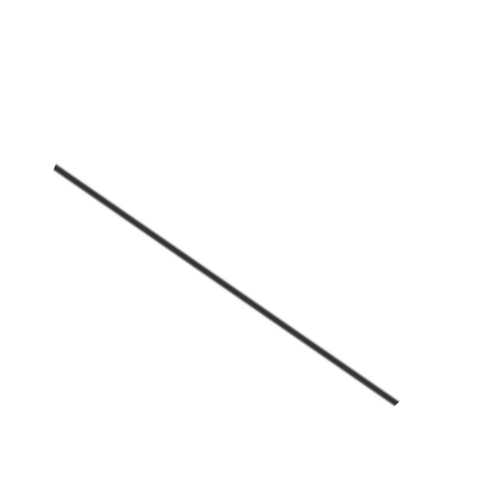
Frame 1 (no input)
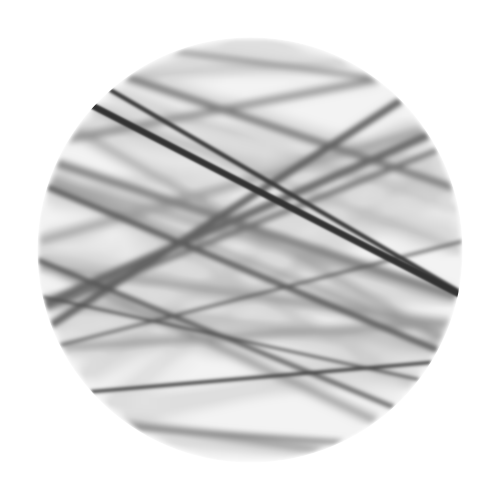
Frame 60 (the mouse pressed at the canvas centre just before this capture)
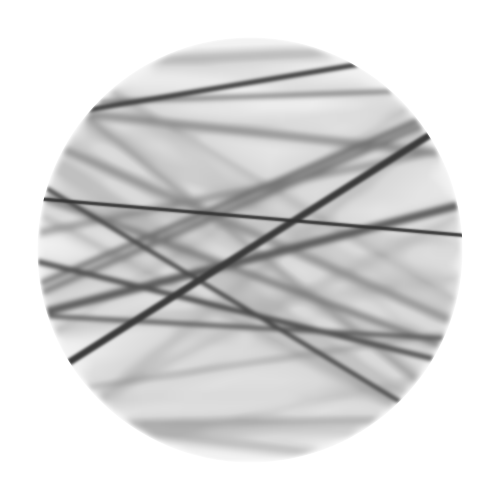
Frame 120 (the mouse held since frame 60 and released just before this capture)

The Processing sketch that drew these frames (run headless with seeded random() and noise(); from frame 60 on, the mouse is pressed at the canvas centre):

// Processing sketch: processing_113578
// ── processing_113578.pde

void setup() {
  size(500, 500);
  background(255);
}

void draw() {
  noStroke();
  fill(255,10);
  rect(0,0,width,height);
  noFill();
  stroke(50);
  strokeWeight(random(2, 8));
  line(0, random(height), width, random(height));
  stroke(255);
  strokeWeight(150);
  filter(BLUR);
  ellipse(width/2, height/2, width*1.15, width*1.15);
}
